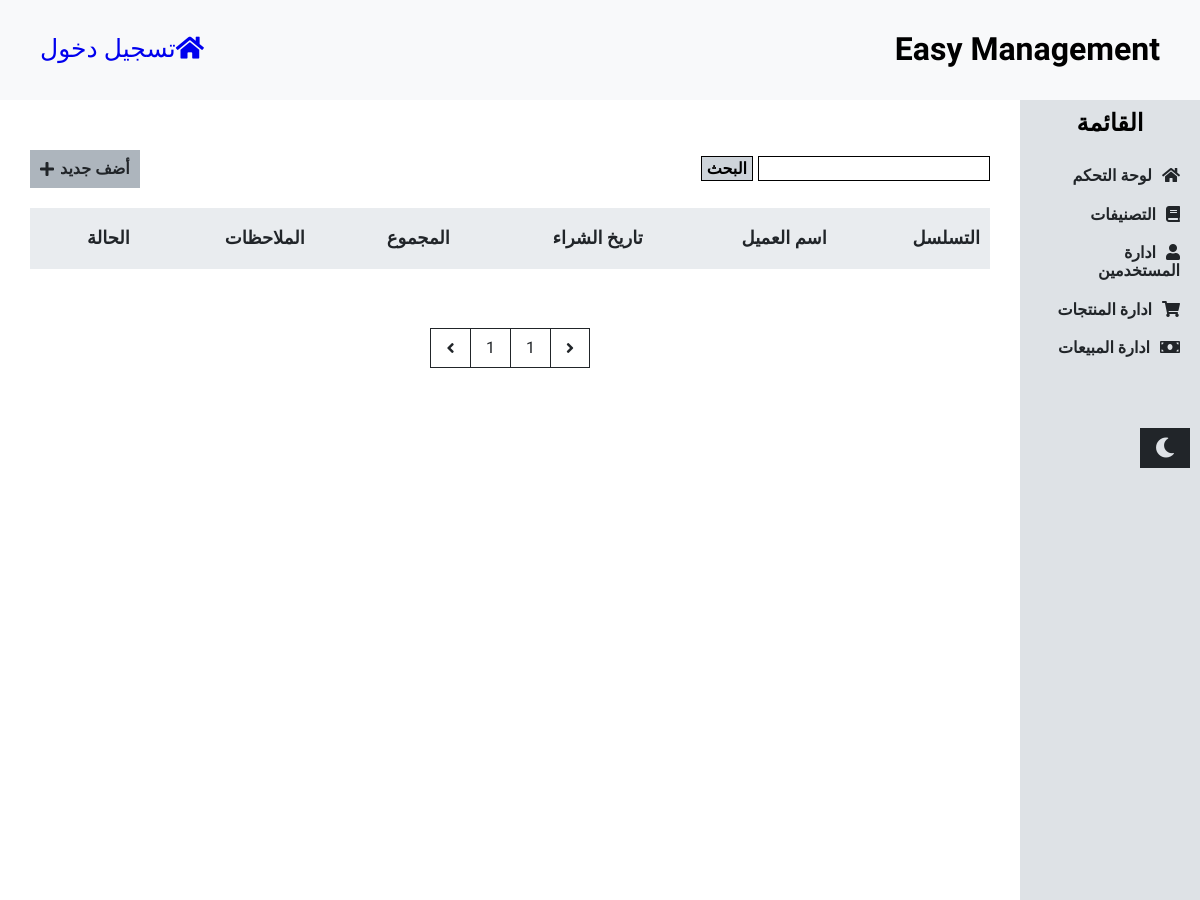
The app's page /sales, older data.
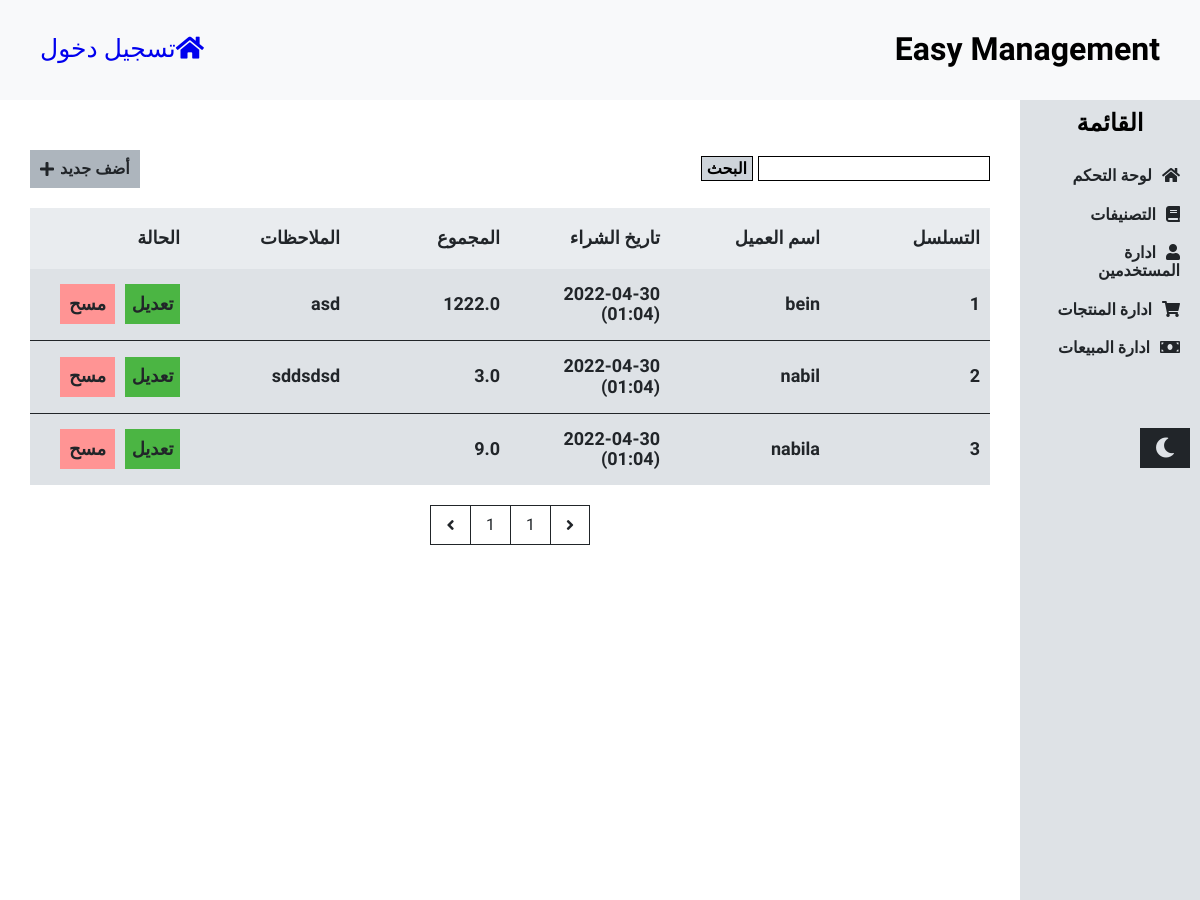
The same page, newer data.
### management/models.py (models this page shows, shortened)
class Sale(models.Model):
    name = models.CharField(null=True, max_length=50)
    date_of_purchase = models.DateTimeField(null=True, default=datetime.now())
    total = models.FloatField(null=True)
    notes = models.TextField(null=True)

### management/views.py (the view)
# urls.py: path("sales", sales, name="sales"),
def sales(request):
    searches = Sale.objects.all()
    if request.POST and request.POST.get("search"):
        search = request.POST.get("search")
        searches = searches.filter(name__icontains=search)
        if searches.filter(name__icontains=request.POST.get("search")):
            messages.success(request, "جميع النتائج")
    context = {
        "sales": Sale.objects.all(),
        "searches": searches
    }
    return render(request, "sales.html", context)

### templates/sales.html (shortened to what this page needs)
{% extends "base.html" %}
{% load static %}
{% block content %}
    <div class="tables">
        <div class="options">
            <form class="search" method="post">
                <input type="text" name="search">
                <button>البحث</button>
            </form>
            <a class="add" href="{% url "add-sales" %}">
                أضف جديد
                <i class="fas fa-plus"></i>
            </a>
        </div>
        <table class="users">
            <thead>
            <tr>
                <th>التسلسل</th>
                <th>اسم العميل</th>
                <th>تاريخ الشراء</th>
                <th>المجموع</th>
                <th>الملاحظات</th>
                <th>الحالة</th>
            </tr>
            </thead>
            <tbody>
            {% if searches %}
                {% for search in searches %}
                    <tr>
                        <td>{{ search.id }}</td>
                        <td>{{ search.name }}</td>
                        <td>{{ search.date_of_purchase|date:"Y-m-d (H:m)" }}</td>
                        <td>{{ search.total }}</td>
                        <td>{{ search.notes }}</td>
                        <td class="status">
                            <a href="">تعديل</a>
                            <a href="">مسح</a>
                        </td>
                    </tr>
                {% endfor %}
            {% endif %}
            </tbody>
        </table>
        <div class="pag">
            <div class="next"><i class="fas fa-angle-right"></i></div>
            <div class="page">1</div>
            <div class="page">1</div>
            <div class="previous"><i class="fas fa-angle-left"></i></div>
        </div>
    </div>
{% endblock %}

### templates/base.html (shortened to what this page needs)
{% load static %}
<!DOCTYPE html>
<html lang="ar">
<head>
    <link rel="stylesheet" href="{% static "css/normalize.css" %}"/>
    <link rel="stylesheet" href="{% static "css/all.min.css" %}"/>
    <link rel="stylesheet" href="{% static "css/style.css" %}"/>
    <link rel="stylesheet" href="{% static "css/responsive.css" %}"/>
</head>
<body>
<nav>
    <div class="nav-items">
        <div class="logo"><h1>easy management</h1></div>
    </div>
    <div class="admin">
        {% if user.is_authenticated %}
            {% if user.is_superuser %}
                Admin: <span>{{ user.username }}</span>
            {% else %}
                User: <span>{{ user.username }}</span>
            {% endif %}
        {% else %}
            <a href="{% url "home" %}"><i class="fas fa-home"></i>تسجيل دخول</a>
        {% endif %}
    </div>
</nav>
<div class="container">
    <div class="side-menu">
        <ul class="links">
            <h2>القائمة</h2>
            <li>
                <a href="{% url "home" %}"><i class="fas fa-home"></i>لوحة التحكم</a>
            </li>
            <li>
                <a href="{% url "category" %}"><i class="fas fa-book"></i>التصنيفات</a>
            </li>
            <li>
                <a href="{% url "users" %}"><i class="fas fa-user"></i>ادارة المستخدمين</a>
            </li>
            <li>
                <a href="{% url "products" %}"
                ><i class="fas fa-shopping-cart"></i>ادارة المنتجات</a
                >
            </li>
            <li>
                <a href="{% url "sales" %}"
                ><i class="fas fa-money-bill"></i>ادارة المبيعات</a
                >
            </li>
            <li>
            </li>
            <li>
            </li>
            <li class="dark"><i class="fas fa-moon"></i></li>
        </ul>
    </div>
    {% block content %}
    {% endblock %}
</div>
</body>
</html>

### static/css/style.css (style rules this page uses)
* { padding: 0; margin: 0; box-sizing: border-box; }
a { text-decoration: none; }
ul { list-style: none; }
body { direction: rtl; font-family: "Markazi Text", serif; background-color: #fff; }
.container { width: 100%; display: grid; grid-template-columns: 15% 85%; position: relative; }
.dark { max-width: 50px; padding: 10px; display: flex; justify-content: center; align-items: center; background-color: #212529; border: 0; cursor: pointer; color: #dee2e6; font-size: 20px; margin-top: 20px; }
.dark i, .light i { margin: 0 !important; }
nav { display: flex; align-items: center; justify-content: space-between; background-color: #f8f9fa; padding: 10px 40px; }
.nav-items { display: flex; align-items: center; max-width: 100%; flex-wrap: wrap; }
.logo { margin-left: 30px; }
.admin { font-size: 25px; text-transform: capitalize; }
.side-menu { background-color: #dee2e6; font-weight: bold; min-height: 100vh; }
.links { padding: 10px; }
.links h2 { text-align: center; margin-bottom: 20px; }
.links li { padding: 10px; }
.links li i { margin-left: 10px; }
.links li a { color: #212529; }
.tables { padding: 0 30px; width: 100%; margin: 30px 0; color: #212529; }
.options { display: flex; justify-content: space-between; align-items: center; padding: 20px 0; flex-wrap: wrap; }
.search { height: 25px; display: flex; }
.search input { padding: 5px; border: 1px solid; height: 100%; outline: none; width: 100%; }
.search button { height: 100%; padding: 0 5px; font-weight: bold; background-color: #ced4da; border: 1px solid; cursor: pointer; margin-right: 5px; }
.add { background-color: #adb5bd; padding: 10px; color: #212529; font-weight: bold; display: flex; justify-content: center; align-items: center; height: 100%; }
.add i { margin-right: 6px; }
table { color: #212529; font-size: 18px; font-weight: bold; width: 100%; height: 100px; border-collapse: collapse; }
thead { background-color: #e9ecef; font-weight: bold; }
thead th { padding: 20px 10px; text-align: right; }
tbody { background-color: #dee2e6; }
tbody tr { border-bottom: 1px solid; }
tbody tr:last-child { border: 0; }
tbody td { padding: 15px 10px; }
.users tbody td { width: calc(100% / 6); }
.status { display: flex; width: 100% !important; height: 100%; align-items: center; }
.status a:first-child { background-color: #4bb543; color: #212529; margin-left: 10px; display: flex; justify-content: center; align-items: center; width: 55px; height: 40px; }
.status a:last-child { background-color: #ff9494; color: #212529; display: flex; justify-content: center; align-items: center; width: 55px; height: 40px; }
.pag { display: flex; justify-content: center; align-items: center; height: 40px; margin-top: 20px; }
.pag * { height: 100%; display: flex; justify-content: center; align-items: center; width: 40px; }
.pag .page { border-bottom: 1px solid; border-top: 1px solid; border-left: 1px solid; }
.next { border: 1px solid; }
.previous { border: 1px solid; border-right: 0; }
h1 { text-align: center; text-transform: capitalize; }
h2 { margin-bottom: 20px; text-align: center; }

Row changes from the older to the newer data that the page shows:
added Sale: id "1", name "bein", date_of_purchase "2022-04-30 (01:04)", total "1222.0", notes "asd"
added Sale: id "2", name "nabil", date_of_purchase "2022-04-30 (01:04)", total "3.0", notes "sddsdsd"
added Sale: id "3", name "nabila", date_of_purchase "2022-04-30 (01:04)", total "9.0"
